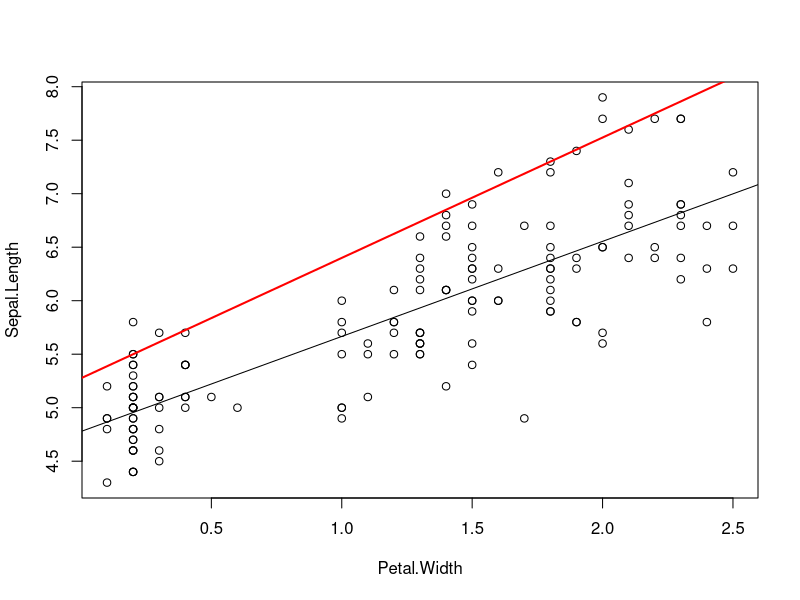
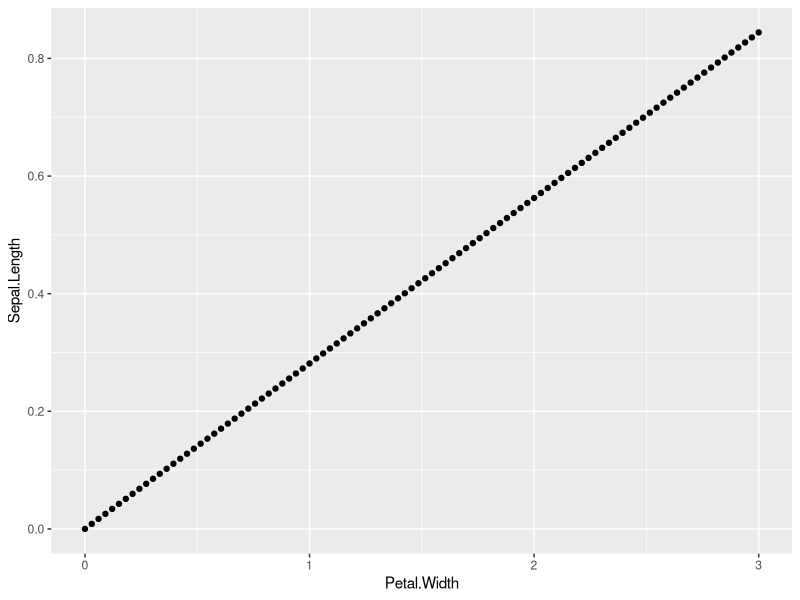

These charts were generated, in order, by the following R code:

# load iris example data
data(iris)

# create a simple xy plot
plot(Sepal.Length ~ Petal.Width, data = iris)

# load library "quantreg"
# install via
# install.packages("quantreg", dep = TRUE)

library(quantreg)

# calculating a simple linear regression
linear <- lm(Sepal.Length ~ Petal.Width, data = iris)

# putting the regression line in the graph
abline(linear)

# calculate the upper bound at 0.95 quantile
mod <- rq(Sepal.Length ~ Petal.Width, data = iris, tau = .95)

# use the quantreg-model to predict where the line should be
# first provide a meaningful x-range that should match the x-rangeof the data
# we want 100 point to be predicted in this range
predict_range <- data.frame(Petal.Width = seq(0, 3, length = 100))

# calculate for each x-range value the corresponding y-range
pDF <- within(predict_range, Sepal.Length <- predict(mod, newdata = predict_range))

# put this line on the graph
lines(Sepal.Length ~ Petal.Width, data = pDF, col = "red", lwd = 2)

# Now with a hyperbola
hyp <- nls(Sepal.Length ~ (a * Petal.Width) / (b + Petal.Width),
           data = iris,
           start = list(a = 5, b = 15))

mod2 <- nlrq(Sepal.Length ~ (a * Petal.Width) / (b + Petal.Width),
           data = iris,
           start = list(a = 5, b = 15),
           tau = .95)

# calculate for each x-range value the corresponding y-range
pDF2 <- within(predict_range, Sepal.Length <- predict(mod2, newdata = predict_range))

# put the hyperbola line on the graph
lines(Sepal.Length ~ Petal.Width, data = pDF2, col = "blue", lwd = 2)

library(ggplot2)
p <- ggplot(pDF2, aes(x = Petal.Width, y = Sepal.Length))
        p <- p + geom_point()
p
